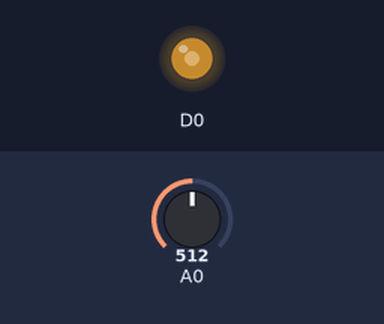
Simulated run of this sketch. Board: ESP8266 (NodeMCU). Shown: output pins drawn as LEDs (lit = HIGH). Inputs (shaded band) come from the test bench; at power-on: A0 = 512.

Above: at 1.2 s.
1.3 s: A0 set to 716
At 2.5 s:
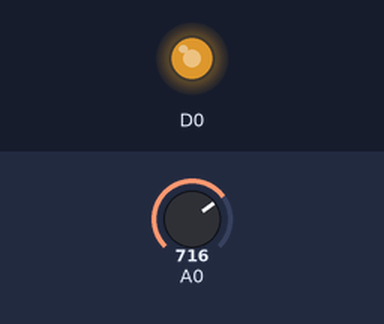
2.8 s: A0 set to 900
At 3.8 s:
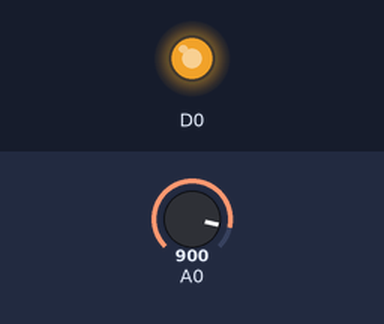
4.3 s: A0 set to 122
At 4.9 s:
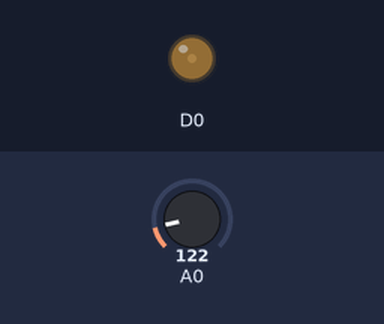
5.8 s: A0 set to 0
At 7.2 s:
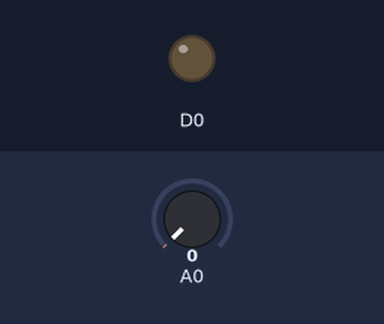
Timing chart, 0 to 8.3 s (numbered marks = the images above; inputs shaded):
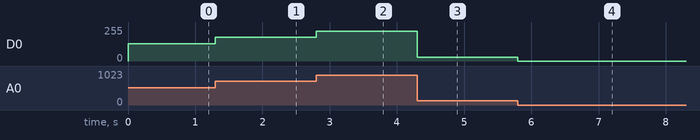

Measured:
- after the input at 1.3 s, D0: 128/255 → 178/255 at once
- after the input at 2.8 s, D0: 178/255 → 224/255 at once
- after the input at 4.3 s, D0: 224/255 → 30/255 at once
- after the input at 5.8 s, D0: 30/255 → 0/255 at once

The sketch:

LEDBrightnessWithPOTwithMap.ino
```cpp
void setup() {
  pinMode(D0,OUTPUT);
}

void loop() {
   int POTValue = analogRead(A0);
   int val = map(POTValue,0,1023,0,255);
   analogWrite(D0,val);
}
```
